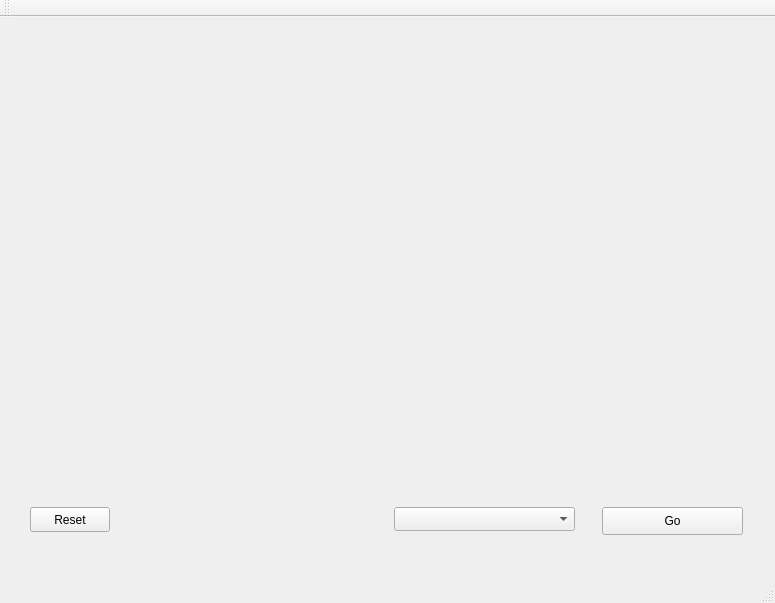
<?xml version="1.0" encoding="UTF-8"?>
<ui version="4.0">
 <class>MainWindow</class>
 <widget class="QMainWindow" name="MainWindow">
  <property name="geometry">
   <rect>
    <x>0</x>
    <y>0</y>
    <width>775</width>
    <height>603</height>
   </rect>
  </property>
  <property name="windowTitle">
   <string>MainWindow</string>
  </property>
  <widget class="QWidget" name="centralWidget">
   <widget class="QWidget" name="gridLayoutWidget">
    <property name="geometry">
     <rect>
      <x>30</x>
      <y>0</y>
      <width>711</width>
      <height>471</height>
     </rect>
    </property>
    <layout class="QGridLayout" name="gridLayout"/>
   </widget>
   <widget class="QPushButton" name="goButton">
    <property name="geometry">
     <rect>
      <x>602</x>
      <y>490</y>
      <width>141</width>
      <height>28</height>
     </rect>
    </property>
    <property name="text">
     <string>Go</string>
    </property>
   </widget>
   <widget class="QComboBox" name="algoChoice">
    <property name="geometry">
     <rect>
      <x>394</x>
      <y>490</y>
      <width>181</width>
      <height>24</height>
     </rect>
    </property>
   </widget>
   <widget class="QPushButton" name="reset">
    <property name="geometry">
     <rect>
      <x>30</x>
      <y>490</y>
      <width>80</width>
      <height>25</height>
     </rect>
    </property>
    <property name="text">
     <string>Reset</string>
    </property>
   </widget>
  </widget>
  <widget class="QMenuBar" name="menuBar">
   <property name="geometry">
    <rect>
     <x>0</x>
     <y>0</y>
     <width>775</width>
     <height>25</height>
    </rect>
   </property>
  </widget>
  <widget class="QToolBar" name="mainToolBar">
   <attribute name="toolBarArea">
    <enum>TopToolBarArea</enum>
   </attribute>
   <attribute name="toolBarBreak">
    <bool>false</bool>
   </attribute>
  </widget>
  <widget class="QStatusBar" name="statusBar"/>
 </widget>
 <layoutdefault spacing="6" margin="11"/>
 <resources/>
 <connections/>
</ui>
